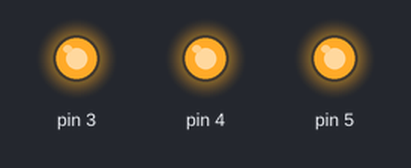
Bench run of a sketch on a simulated Arduino Uno, built with avr-gcc and run on an emulated ATmega328P. On the bench: output pins drawn as LEDs (lit = HIGH).

Above: at 2.5 s.
At 5.7 s:
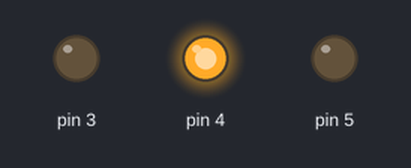
At 17.7 s:
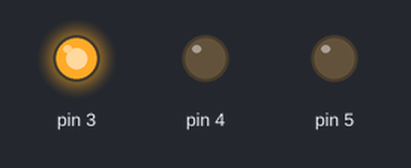
At 21.5 s:
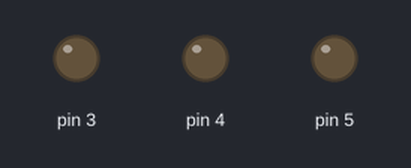
At 31.7 s:
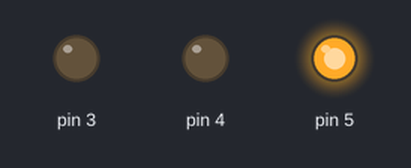
Timing chart, 0 to 33.2 s (numbered marks = the images above):
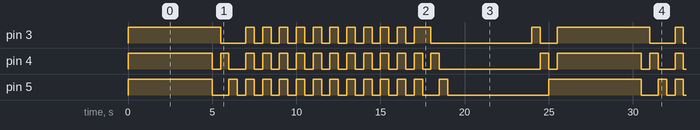

The sketch:

1-Blinking_light.ino
```cpp
/*
 1-Blinking light - Short version

 Just 3 external and one internal LED Blinking together in a array-defined pattern

 Made by Jakub Stachurski
 2021
*/

//Digital outputs of each diode go here, stored as a series of three uint8_t's in a one dimensional array. NOTE Writing in bintary makes the definition shorter (NOTE: The first bit is pin 7 the last one is pin 0 )
const uint8_t pattern[] = {B00111000,B00111000,B00111000,B00111000,B00111000,B00111000,B00111000,B00111000,B00111000,B00111000,B00001000,
                           B00010000,B00100000,B00000000,B00111000,B00000000,B00111000,B00000000,B00111000,B00000000,B00111000,B00000000,
                           B00111000,B00000000,B00111000,B00000000,B00111000,B00000000,B00111000,B00000000,B00111000,B00000000,B00111000,
                           B00000000,B00111000,B00001000,B00010000,B00100000,B00000000,B00000000,B00000000,B00000000,B00000000,B00000000,
                           B00000000,B00000000,B00000000,B00000000,B00001000,B00010000,B00100000}; //Still counts as 1 line :P

//Low level output direction change pins 3,4 and 5 are outputs, expanded -> 2-3 lines (depending on if you count lines with just brackets)
void setup(){ DDRD = DDRD | B00111000;}

//Direct digital pin register write . expanded -> 4-6 lines. NOTE: This way of output is a safe method if you have multiple places you do output on different pins
void loop() { for(size_t i = 0; i  < sizeof(pattern);i++){ PORTD= pattern[i]; delay(500);}}


/*  Total code size:
  * - Minimal: 3 Lines
  * - expanded, brackets on the end of the last expression instead of on a new line: 7 lines
  * - Fully expanded, closing brackets on new line: 10 lines
  *
  *
  * - Target: 10 lines
  * Target REACHED iN ALL CIRCUMSTANCES


*/
```

Measured:
- by itself, pin 3: repeats every 25.5 s: LOW 1.5 s, 10 × (HIGH 0.50 s, LOW 0.50 s), HIGH 1.0 s, LOW 6.0 s, HIGH 0.50 s, LOW 1.0 s, HIGH 5.5 s
- by itself, pin 4: moves between LOW and HIGH, repeating every 25.5 s
- by itself, pin 5: repeats every 25.5 s: LOW 1.0 s, 11 × (HIGH 0.50 s, LOW 0.50 s), HIGH 0.50 s, LOW 1.0 s, HIGH 0.50 s, LOW 6.0 s, HIGH 5.5 s
